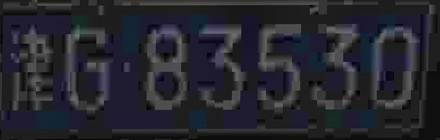
#> input picture results/crops/clahe/S01.png, 440 x 140 px; its folder holds only this picture in this run
$ python module2_cli.py --input-dir ../results/crops/clahe --out-dir out   (older library calls are emulated)
#> lines starting #> are read from the running program, lines starting #| are printed output that depends on the picture
#> in main, img is the input picture: shape (140, 440, 3); mean B, G, R 46.5, 38.5, 38.1
### src/module2.py
"""Module 2 - Illumination Correction (Elif Yesilyurt).

Group project: Image Enhancement in Licence Plate Recognition Systems.
All tunable parameters live in CONFIG. Every method receives the SAME
rectified plate crop and returns an image of the SAME size/orientation;
methods differ only in illumination processing.
"""
from __future__ import annotations

import json
import os
from dataclasses import dataclass

import cv2
import numpy as np

# ----------------------------------------------------------------------------
# Central configuration
# ----------------------------------------------------------------------------
CONFIG = {
    # Override with environment variables CCPD_DB_DIR / ELIF_SELECTION_DIR on another machine.
    "paths": {
        "ccpd_db": os.environ.get("CCPD_DB_DIR", "/Users/elif/Desktop/image/CCPD2019/ccpd_db"),
        "selection_dir": os.environ.get("ELIF_SELECTION_DIR",
                                        "/Users/elif/Documents/Codex/2026-11-23/bu-x20/outputs/elif_ccpd_db_selection"),
    },
    # Temporary ROI rectification (NOT the final Module 1 output).
    "crop": {
        "width": 440,            # 440x140 = aspect of the 440 mm x 140 mm Chinese plate
        "height": 140,
        "interpolation": "INTER_CUBIC",
        "min_plate_width_px": 150,   # narrower plates are flagged review_required
        "min_plate_height_px": 45,
    },
    # Extra candidates to reach the group plan of 50 difficult-lighting images.
    "extension": {
        "seed": 2026,
        "n_dark": 10,            # CCPD brightness <= dark_max
        "n_bright": 10,          # CCPD brightness >= bright_min
        "dark_max": 21,
        "bright_min": 204,
        "min_plate_width_px": 150,
    },
    "clahe": {
        "color_space": "LAB",     # only L is processed; a, b untouched
        "clip_limit": 2.0,
        "tile_grid": [8, 2],      # (cols, rows) -> 55x70 px tiles on a 440x140 crop
    },
    "tophat": {
        # SE size = se_factor * estimated stroke width (forced odd), ellipse
        "se_factor": 2.0,
        "stroke_min": 3,
        "stroke_max": 25,
        "stroke_fallback_ratio": 10 / 140,  # used if the estimate fails
        "weight": 1.0,            # L' = L + w*(TopHat - BlackHat)
    },
    "homomorphic": {
        "color_space": "LAB",     # filter L only -> no hue shift by construction
        "gamma_low": 0.5,         # gain for low frequencies (illumination)
        "gamma_high": 1.5,        # gain for high frequencies (reflectance / edges)
        "c": 1.0,                 # slope of the Gaussian transition
        "d0": 10.0,               # cut-off radius in frequency samples (padded grid)
        "pad": "reflect",
        "norm_percentiles": [0.5, 99.5],
    },
    # OCR settings were chosen on a SEPARATE 20-image calibration set
    # (ccpd_db, random.Random(7), disjoint from the 50 test images), using the
    # unprocessed crops only -> no tuning toward any enhancement method.
    # Grid: height {140,70,48} x gray {y,n} x pad {0,12} x psm {7,8,13} x whitelist {y,n}.
    # Best: native 140 px, grayscale, no pad, psm 8, whitelist (calibration CER 0.507).
    "ocr": {
        "engine": "tesseract",
        "lang": "chi_sim",
        "oem": 1,                 # LSTM
        "psm": 8,                 # single word
        "grayscale": True,        # BGR -> gray (cv2) before OCR, identical for all methods
        "whitelist": True,
        "tessdata_dir": "ocr/tessdata",
        "calibration_seed": 7,
        "calibration_n": 20,
    },
}

# ----------------------------------------------------------------------------
# CCPD filename parsing (official README format)
# ----------------------------------------------------------------------------
PROVINCES = ["皖", "沪", "津", "渝", "冀", "晋", "蒙", "辽", "吉", "黑", "苏", "浙", "京", "闽", "赣", "鲁", "豫", "鄂", "湘", "粤", "桂", "琼", "川", "贵", "云", "藏", "陕", "甘", "青", "宁", "新", "警", "学", "O"]
ALPHABETS = ['A', 'B', 'C', 'D', 'E', 'F', 'G', 'H', 'J', 'K', 'L', 'M', 'N', 'P', 'Q', 'R', 'S', 'T', 'U', 'V', 'W', 'X', 'Y', 'Z', 'O']
ADS = ['A', 'B', 'C', 'D', 'E', 'F', 'G', 'H', 'J', 'K', 'L', 'M', 'N', 'P', 'Q', 'R', 'S', 'T', 'U', 'V', 'W', 'X', 'Y', 'Z', '0', '1', '2', '3', '4', '5', '6', '7', '8', '9', 'O']


@dataclass
class CCPDRecord:
    filename: str
    area: str
    tilt_h: int
    tilt_v: int
    bbox: np.ndarray        # [[x1,y1],[x2,y2]] left-up, right-bottom
    vertices: np.ndarray    # 4x2, order RB, LB, LT, RT (README: starts from right-bottom)
    plate_idx: list
    plate_text: str
    brightness: int
    blurriness: int


# [41 lines left out: functions parse_ccpd_name, validate_roi, rectify_plate, not called in this run]


# ----------------------------------------------------------------------------
# Illumination correction methods (input/output: uint8 BGR, same size)
# ----------------------------------------------------------------------------
def _split_lab(img_bgr):
    lab = cv2.cvtColor(img_bgr, cv2.COLOR_BGR2LAB)
#> lab: shape (140, 440, 3); mean of channels 0, 1, 2 39.5, 130.2, 122.8
    return cv2.split(lab)


def _merge_lab(L, a, b):
    return cv2.cvtColor(cv2.merge([L, a, b]), cv2.COLOR_LAB2BGR)


# [5 lines left out: function apply_global_he, not called in this run]


def apply_clahe(img_bgr, cfg=CONFIG):
    p = cfg["clahe"]
    L, a, b = _split_lab(img_bgr)
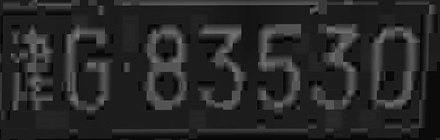
#> L: shape (140, 440); min 1, max 127, mean 39.5
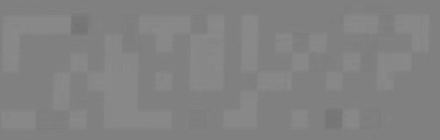
#> a: shape (140, 440); min 114, max 140, mean 130.2
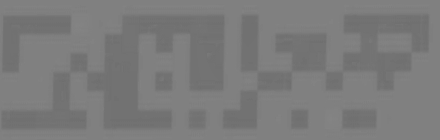
#> b: shape (140, 440); min 110, max 132, mean 122.8
    clahe = cv2.createCLAHE(clipLimit=p["clip_limit"], tileGridSize=tuple(p["tile_grid"]))
    return _merge_lab(clahe.apply(L), a, b)
#> in _merge_lab, `return cv2.cvtColor(cv2.merge([L, a, b]), cv2.COLOR_LAB2BGR)`:
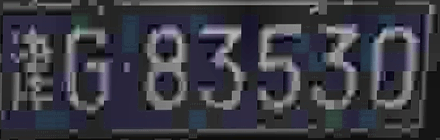
#> returned value: shape (140, 440, 3); mean B, G, R 67.6, 59.3, 59


# [41 lines left out: functions estimate_stroke_width, apply_tophat_blackhat, not called in this run]


def apply_clahe_tophat(img_bgr, cfg=CONFIG):
    """Report pipeline: CLAHE on L, then Top-Hat/Black-Hat on L."""
    return apply_tophat_blackhat(apply_clahe(img_bgr, cfg), cfg)


# [31 lines left out: functions homomorphic_filter_channel, apply_homomorphic, not called in this run]


# ----------------------------------------------------------------------------
# Public API for the group pipeline (Module 1 crop in -> Module 3 input out)
# ----------------------------------------------------------------------------
METHOD_FUNCS = {
    "original": lambda img, cfg=CONFIG: (img.copy(), {}),
    "global_he": lambda img, cfg=CONFIG: (apply_global_he(img, cfg), {}),
    "clahe": lambda img, cfg=CONFIG: (apply_clahe(img, cfg), {}),
    "clahe_tophat": apply_clahe_tophat,
    "homomorphic": apply_homomorphic,
}


def correct_illumination(img_bgr: np.ndarray, method: str = "clahe", cfg=CONFIG):
    """Module 2 entry point.

    img_bgr : uint8 BGR (or single-channel gray) rectified plate crop from Module 1.
    method  : one of METHOD_FUNCS ("original", "global_he", "clahe", "clahe_tophat", "homomorphic").
    Returns (corrected uint8 BGR image of identical size, diagnostics dict).
    """
    if method not in METHOD_FUNCS:
        raise ValueError(f"unknown method {method!r}; choose from {list(METHOD_FUNCS)}")
    if img_bgr is None or img_bgr.dtype != np.uint8:
        raise TypeError("expected a uint8 image")
    if img_bgr.ndim == 2:
        img_bgr = cv2.cvtColor(img_bgr, cv2.COLOR_GRAY2BGR)
    out, diag = METHOD_FUNCS[method](img_bgr, cfg)
#> diag = 0 items
    assert out.shape == img_bgr.shape and out.dtype == np.uint8
    return out, diag


# ----------------------------------------------------------------------------
# Auxiliary (non-OCR) image measures - NOT evidence of OCR performance
# ----------------------------------------------------------------------------
def luminance(img_bgr):
    return cv2.cvtColor(img_bgr, cv2.COLOR_BGR2LAB)[:, :, 0]


# [57 lines left out: functions aux_metrics, normalize_plate, levenshtein, run_ocr, not called in this run]


def save_config(path, cfg=CONFIG):
    with open(path, "x", encoding="utf-8") as fh:   # "x": never overwrite
        json.dump(cfg, fh, ensure_ascii=False, indent=2)

### src/module2_cli.py
"""Module 2 command-line interface for the group pipeline.

Reads rectified plate crops produced by Module 1 (any folder of .png/.jpg),
applies one illumination-correction method and writes the result for Module 3
(binarization) with the SAME file names and image size. Never overwrites.

Example:
  .venv/bin/python src/module2_cli.py --input-dir ../module1_output/crops \
      --method clahe --out-dir ../module2_output/clahe
"""
import argparse
import csv
import os
import sys

import cv2

sys.path.insert(0, os.path.dirname(os.path.abspath(__file__)))
import module2 as m2  # noqa: E402


def main():
    ap = argparse.ArgumentParser(description=__doc__, formatter_class=argparse.RawDescriptionHelpFormatter)
    ap.add_argument("--input-dir", required=True, help="Module 1 rectified crops")
    ap.add_argument("--method", default="clahe", choices=list(m2.METHOD_FUNCS))
    ap.add_argument("--out-dir", required=True, help="new folder for Module 3 input")
    a = ap.parse_args()
    names = sorted(f for f in os.listdir(a.input_dir) if f.lower().endswith((".png", ".jpg", ".jpeg", ".bmp")))
    if not names:
        sys.exit(f"no images in {a.input_dir}")
    os.makedirs(a.out_dir, exist_ok=True)
    log = os.path.join(a.out_dir, "module2_log.csv")
    if os.path.exists(log):
        sys.exit(f"{log} exists - use a new --out-dir")
    rows = []
    for n in names:
        img = cv2.imread(os.path.join(a.input_dir, n), cv2.IMREAD_COLOR)
        if img is None:
            rows.append({"file": n, "status": "unreadable"})
            continue
        out, diag = m2.correct_illumination(img, a.method)
#> diag = 0 items
        dst = os.path.join(a.out_dir, os.path.splitext(n)[0] + ".png")   # lossless for Module 3
        if os.path.exists(dst):
#> (the run stopped early here; a loop or call above may not have finished)

$ run again, on results/crops/clahe/S02.png
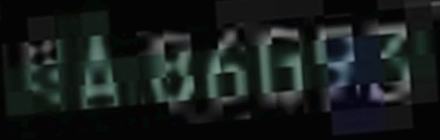
#> input picture results/crops/clahe/S02.png, 440 x 140 px
#> in main, img is the input picture: shape (140, 440, 3); mean B, G, R 27.2, 28.4, 23
#> lab: shape (140, 440, 3); mean of channels 0, 1, 2 26.5, 125.7, 127.9
#> in _merge_lab, `return cv2.cvtColor(cv2.merge([L, a, b]), cv2.COLOR_LAB2BGR)`:
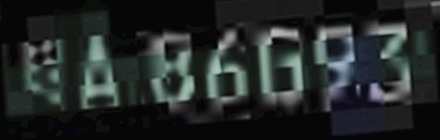
#> returned value: shape (140, 440, 3); mean B, G, R 40.7, 41.7, 36.4
#> in correct_illumination, `out, diag = METHOD_FUNCS[method](img_bgr, cfg)`: diag = 0 items
